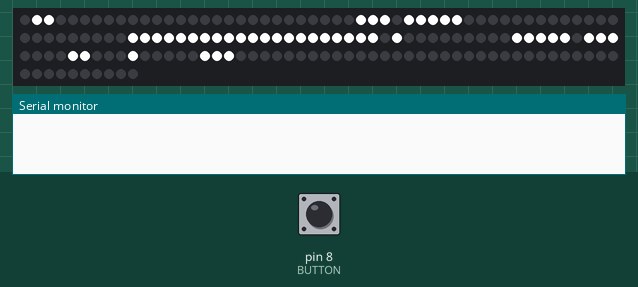
Bench run of a sketch on a simulated Arduino Uno, built with avr-gcc and run on an emulated ATmega328P. On the bench: 160 RGB LEDs in strip order, left to right, continuing on the next row, the last lines printed to the serial monitor. The inputs (shaded band) are chosen by the test bench; at power-on: pin 8 (BUTTON) HIGH. Random numbers use the default seed unless the sketch sets one.

Above: at 1.2 s.
1.3 s: pin 8 (BUTTON) pulled LOW for 0.15 s
At 1.53 s:
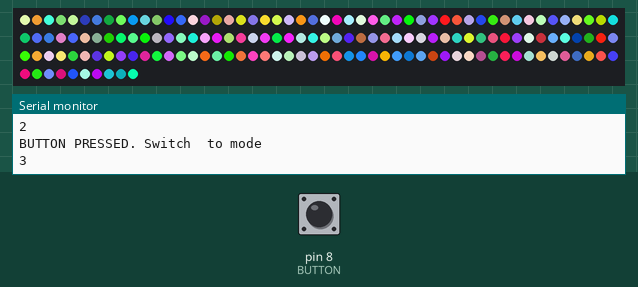
2.0 s: pin 8 (BUTTON) pulled LOW for 1 s
3.6 s: pin 8 (BUTTON) pulled LOW for 0.15 s
At 3.79 s:
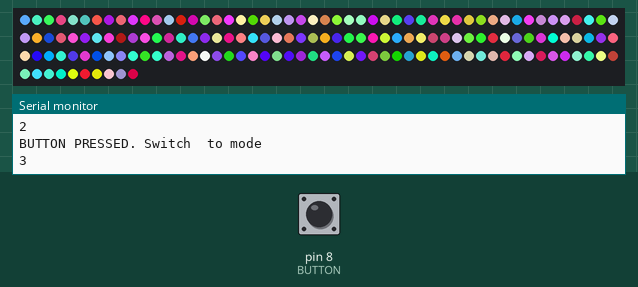
4.3 s: pin 8 (BUTTON) pulled LOW for 1 s
At 6.4 s:
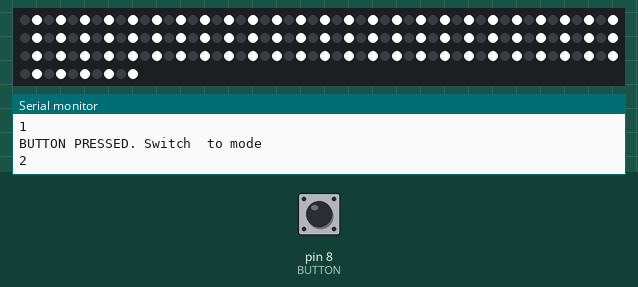
6.8 s: pin 8 (BUTTON) pulled LOW for 3.2 s
At 7.7 s:
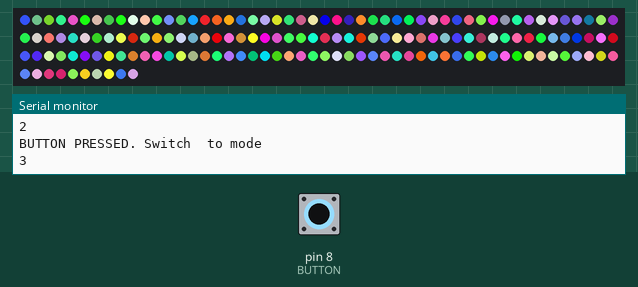
10.6 s: pin 8 (BUTTON) pulled LOW for 1 s
At 11.77 s:
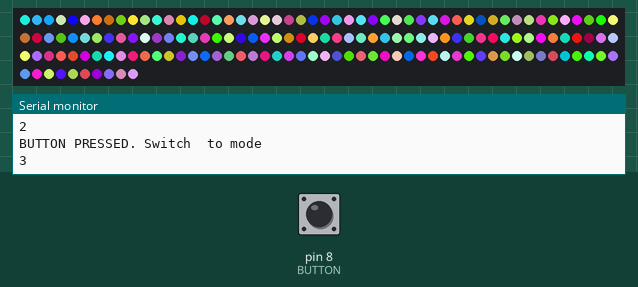

The sketch:

arduino_led.ino
```cpp
#include <FastLED.h>
#define BUTTON      8
#define LED_PIN     6
#define NUM_LEDS    160

#define HEIGHT 8
#define WIDTH 16

CRGB leds[NUM_LEDS];
int mode = 0;
int TOTAL_MODES = 5;
int curr_snake = 0;

static const uint8_t music_note[8][16] = {
  {0, 1, 1, 0, 0, 0, 0, 0, 0, 0, 0, 0, 0, 0, 0, 0},
  {0, 0, 0, 0, 0, 0, 0, 0, 0, 0, 0, 0, 1, 1, 1, 0},
  {1, 1, 1, 1, 1, 0, 0, 0, 0, 0, 0, 0, 0, 0, 0, 0},
  {0, 0, 0, 0, 0, 0, 0, 0, 0, 0, 0, 1, 1, 1, 1, 1},
  {1, 1, 1, 1, 1, 1, 1, 1, 1, 1, 1, 1, 1, 1, 1, 1},
  {0, 1, 0, 0, 0, 0, 0, 0, 0, 0, 0, 1, 1, 1, 1, 1},
  {0, 1, 1, 1, 0, 0, 0, 0, 1, 1, 0, 0, 0, 1, 0, 0},
  {0, 0, 0, 1, 1, 1, 0, 0, 0, 0, 0, 0, 0, 0, 0, 0}
};


void setup() {
  FastLED.addLeds<WS2812, LED_PIN, GRB>(leds, NUM_LEDS);
  pinMode(BUTTON, INPUT);
  Serial.begin(9600);
}

void draw_note() {
  for (int i = 0; i < HEIGHT; i++) {
    for (int j = 0; j < WIDTH; j++) {
      if (music_note[i][j] == 1) {
        leds[i*WIDTH + j] = CRGB(255, 255, 255);
      } else {
        leds[i*WIDTH + j] = CRGB(0, 0, 0);
      }
    }
  }
  FastLED.show();
}

void clear_screen() {
  for (int i = 0; i < NUM_LEDS; i++) {
    leds[i] = CRGB(0, 0, 0);
  }
  FastLED.show();
}

void draw_snake() {
  leds[curr_snake] = CRGB(255, 255, 255);
  curr_snake++;
  FastLED.show();
}

void draw_stripes() {
  for (int i = 0; i < NUM_LEDS; i++) {
    if (i % 2 == 0)
      leds[i] = CRGB(0, 0, 0);
    else {
      leds[i] = CRGB(255, 255, 255);
    }
  }
  FastLED.show();
}

void draw_colors() {
  for (int i = 0; i < NUM_LEDS; i++) {
    leds[i] = CRGB(random(256), random(256), random(256));
  }
  FastLED.show();
}

void strobe() {
  for (int i = 0; i < NUM_LEDS; i++) {
    if (random(2) > 0) {
      leds[i] = CRGB(255, 255, 255);
    }
    else {
      leds[i] = CRGB(0, 0, 0);
    }
  }
  FastLED.show();
}

void loop() {
  // button press
  if (digitalRead(BUTTON) == LOW) {
    mode = (mode + 1) % TOTAL_MODES;
    Serial.println("BUTTON PRESSED. Switch  to mode");
    Serial.println(mode);

    if (mode == 1) {
      curr_snake = 0;
    }

    clear_screen();
  }

  switch (mode) {
    case 1:
      draw_snake();
      break;
    case 2:
      draw_stripes();
      break;
    case 3:
      draw_colors();
      break;
    case 4:
      strobe();
      break;

    default: draw_note();
  }

  delay(50);
}
```

Measured:
- after the input at 1.3 s, the LEDs: first change at once (image 1 shows a later state)
- after the input at 6.8 s, the LEDs: first change after 0.05 s (image 4 shows a later state)
